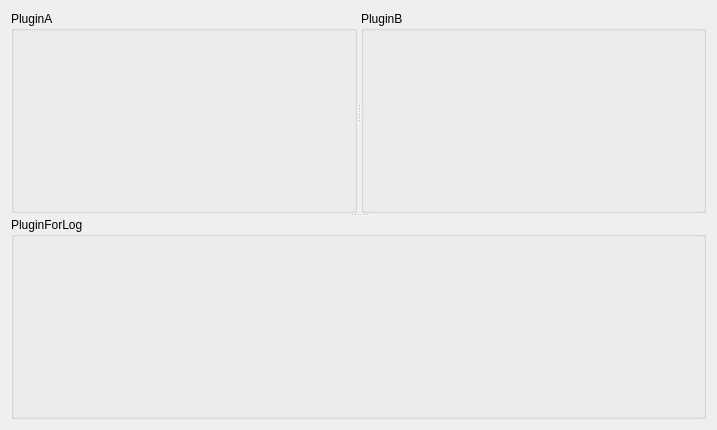
<?xml version="1.0" encoding="UTF-8"?>
<ui version="4.0">
 <class>MainWindow</class>
 <widget class="QWidget" name="MainWindow">
  <property name="geometry">
   <rect>
    <x>0</x>
    <y>0</y>
    <width>717</width>
    <height>430</height>
   </rect>
  </property>
  <property name="windowTitle">
   <string>Form</string>
  </property>
  <layout class="QGridLayout" name="gridLayout_2">
   <item row="0" column="0">
    <widget class="QSplitter" name="splitter_2">
     <property name="orientation">
      <enum>Qt::Vertical</enum>
     </property>
     <widget class="QSplitter" name="splitter">
      <property name="orientation">
       <enum>Qt::Horizontal</enum>
      </property>
      <widget class="QGroupBox" name="gbPluginA">
       <property name="minimumSize">
        <size>
         <width>100</width>
         <height>100</height>
        </size>
       </property>
       <property name="maximumSize">
        <size>
         <width>16777215</width>
         <height>16777215</height>
        </size>
       </property>
       <property name="title">
        <string>PluginA</string>
       </property>
       <layout class="QGridLayout" name="glPluginA"/>
      </widget>
      <widget class="QGroupBox" name="gbPluginB">
       <property name="minimumSize">
        <size>
         <width>100</width>
         <height>100</height>
        </size>
       </property>
       <property name="title">
        <string>PluginB</string>
       </property>
       <layout class="QGridLayout" name="glPluginB"/>
      </widget>
     </widget>
     <widget class="QGroupBox" name="gbLog">
      <property name="minimumSize">
       <size>
        <width>100</width>
        <height>100</height>
       </size>
      </property>
      <property name="title">
       <string>PluginForLog</string>
      </property>
      <layout class="QGridLayout" name="glLog"/>
     </widget>
    </widget>
   </item>
  </layout>
 </widget>
 <resources/>
 <connections/>
</ui>
